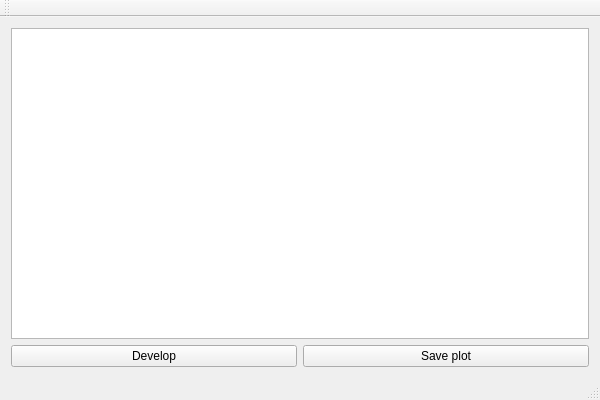
<?xml version="1.0" encoding="UTF-8"?>
<ui version="4.0">
 <class>ScreenWritingTakeTwoClass</class>
 <widget class="QMainWindow" name="ScreenWritingTakeTwoClass">
  <property name="geometry">
   <rect>
    <x>0</x>
    <y>0</y>
    <width>600</width>
    <height>400</height>
   </rect>
  </property>
  <property name="windowTitle">
   <string>ScreenWritingTakeTwo</string>
  </property>
  <widget class="QWidget" name="centralWidget">
   <layout class="QVBoxLayout" name="verticalLayout">
    <item>
     <widget class="QTableView" name="tableView"/>
    </item>
    <item>
     <layout class="QHBoxLayout" name="horizontalLayout">
      <item>
       <widget class="QPushButton" name="developPushButton">
        <property name="text">
         <string>Develop</string>
        </property>
       </widget>
      </item>
      <item>
       <widget class="QPushButton" name="savePlotButton">
        <property name="text">
         <string>Save plot</string>
        </property>
       </widget>
      </item>
     </layout>
    </item>
   </layout>
  </widget>
  <widget class="QMenuBar" name="menuBar">
   <property name="geometry">
    <rect>
     <x>0</x>
     <y>0</y>
     <width>600</width>
     <height>26</height>
    </rect>
   </property>
  </widget>
  <widget class="QToolBar" name="mainToolBar">
   <attribute name="toolBarArea">
    <enum>TopToolBarArea</enum>
   </attribute>
   <attribute name="toolBarBreak">
    <bool>false</bool>
   </attribute>
  </widget>
  <widget class="QStatusBar" name="statusBar"/>
 </widget>
 <layoutdefault spacing="6" margin="11"/>
 <resources>
  <include location="ScreenWritingTakeTwo.qrc"/>
 </resources>
 <connections/>
</ui>
